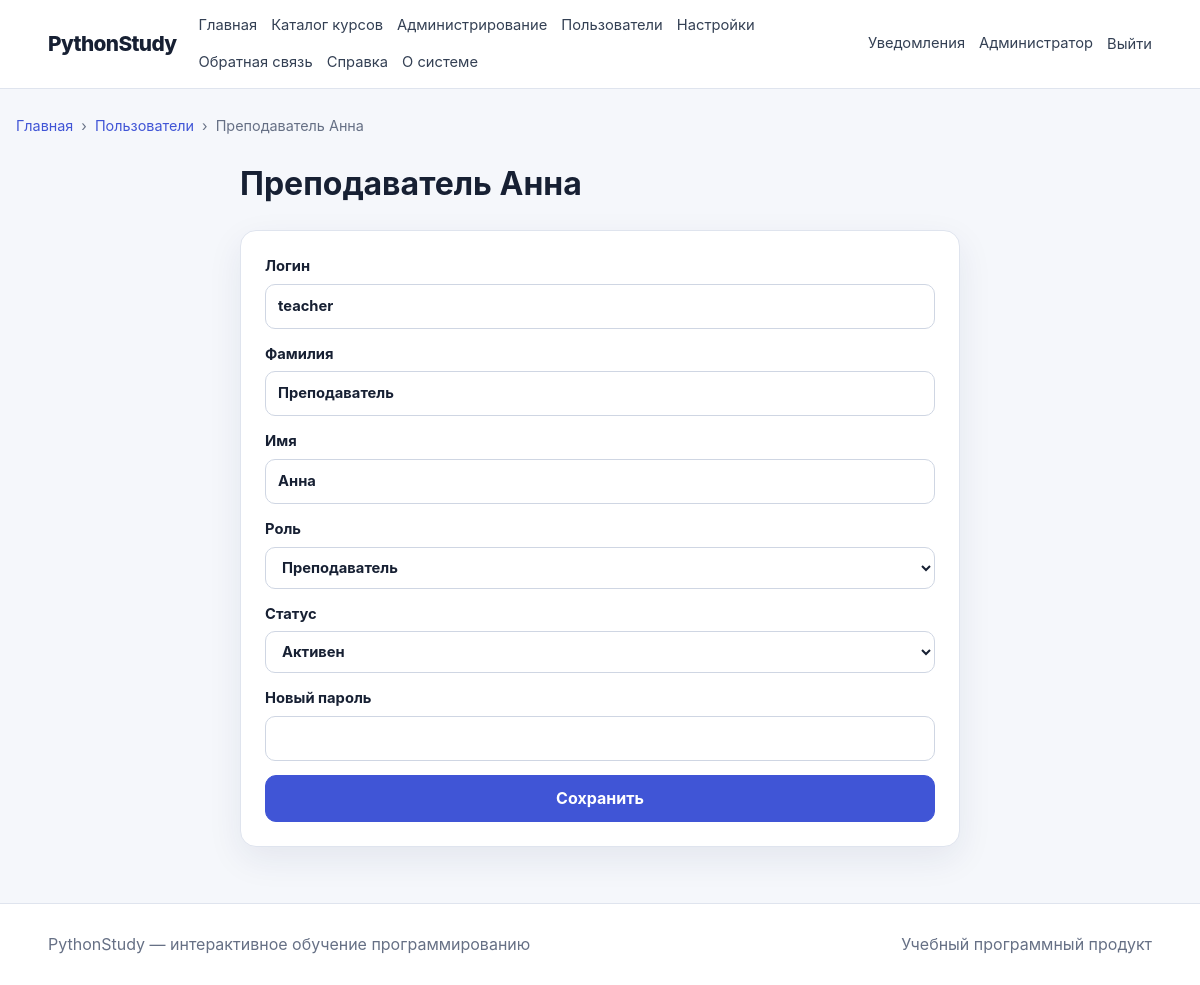
The page /admin/users/2 (signed in) on the database its author committed.
### app/models/user.py (models this page shows, shortened)
class User(UserMixin, TimestampMixin, db.Model):
    __tablename__ = "users"
    id = db.Column(db.BigInteger().with_variant(db.Integer, "sqlite"), primary_key=True)
    role_id = db.Column(db.BigInteger().with_variant(db.Integer, "sqlite"), db.ForeignKey("roles.id"), nullable=False)
    username = db.Column(db.String(80), unique=True, index=True)
    email = db.Column(db.String(255), unique=True, nullable=False, index=True)
    password_hash = db.Column(db.String(255), nullable=False)
    last_name = db.Column(db.String(100), nullable=False)
    first_name = db.Column(db.String(100), nullable=False)
    middle_name = db.Column(db.String(100))
    avatar_path = db.Column(db.String(500))
    status = db.Column(db.String(30), default="active", nullable=False, index=True)
    is_email_verified = db.Column(db.Boolean, default=False, nullable=False)
    last_login_at = db.Column(db.DateTime(timezone=True))
    role = db.relationship("Role", back_populates="users")
    taught_courses = db.relationship("Course", back_populates="teacher", foreign_keys="Course.teacher_id")
    enrollments = db.relationship("CourseEnrollment", back_populates="user", cascade="all, delete-orphan")
    lesson_progress = db.relationship("LessonProgress", back_populates="user", cascade="all, delete-orphan")
    submissions = db.relationship("Submission", back_populates="user", cascade="all, delete-orphan", foreign_keys="Submission.user_id")
    quiz_attempts = db.relationship("QuizAttempt", back_populates="user", cascade="all, delete-orphan")
    notifications = db.relationship("Notification", back_populates="user", cascade="all, delete-orphan")
    @property
    def full_name(self):
        return " ".join(filter(None, [self.last_name, self.first_name, self.middle_name]))
    @property
    def is_active_account(self):
        return self.status == "active"
    @property
    def is_active(self):
        return self.is_active_account
    def has_role(self, *codes):
        return bool(self.role and self.role.code in codes)

class Role(db.Model):
    __tablename__ = "roles"
    id = db.Column(db.BigInteger().with_variant(db.Integer, "sqlite"), primary_key=True)
    code = db.Column(db.String(30), unique=True, nullable=False, index=True)
    name = db.Column(db.String(100), nullable=False)
    description = db.Column(db.Text)
    created_at = db.Column(db.DateTime(timezone=True), default=utcnow, nullable=False)
    users = db.relationship("User", back_populates="role", lazy="dynamic")

### app/admin/routes.py (the view, shortened to what this page needs)
@bp.route("/users/<int:user_id>", methods=["GET", "POST"])
@roles_required("admin")
def user_edit(user_id):
    user = User.query.get_or_404(user_id)
    roles = Role.query.order_by(Role.name).all()
    return render_template("admin/user_form.html", user=user, roles=roles, breadcrumbs=[("Главная", "public.index"), ("Пользователи", "admin.users"), (user.full_name, None)])

### app/context_processors.py (called while the page is built)
def inject_global_context():
    return {
        "current_path": request.path,
        "is_authenticated": current_user.is_authenticated,
    }

### app/templates/admin/user_form.html (shortened to what this page needs)
{% extends 'base.html' %}
{% block content %}
  <div class="narrow">
    <h1>{{ user.full_name }}</h1>
    <form method="post" class="form-card">
      <label>
        Логин
        <input name="username" value="{{ user.username or '' }}">
      </label>
      <label>
        Фамилия
        <input name="last_name" value="{{ user.last_name }}">
      </label>
      <label>
        Имя
        <input name="first_name" value="{{ user.first_name }}">
      </label>
      <label>
        Роль
        <select name="role_code">
          {% for role in roles %}
            <option value="{{ role.code }}" {% if user.role_id == role.id %}selected{% endif %}>{{ role.name }}</option>
          {% endfor %}
        </select>
      </label>
      <label>
        Статус
        <select name="status">
          <option value="active" {% if user.status == 'active' %}selected{% endif %}>Активен</option>
        </select>
      </label>
      <label>
        Новый пароль
        <input type="password" name="password" minlength="8">
      </label>
      <button class="button">Сохранить</button>
    </form>
  </div>
{% endblock %}

### app/templates/base.html (shortened to what this page needs)
<!DOCTYPE html>
<html lang="ru">
  <head>
    <link rel="stylesheet" href="{{ url_for('static', filename='css/main.css') }}">
    <link rel="stylesheet" href="{{ url_for('static', filename='css/responsive.css') }}">
  </head>
  <body>
    <header class="topbar">
      <a class="brand" href="{{ url_for('public.index') }}">PythonStudy</a>
      <nav class="main-nav" aria-label="Основное меню">
        <a href="{{ url_for('public.index') }}">Главная</a>
        <a href="{{ url_for('public.courses') }}">Каталог курсов</a>
        {% if current_user.is_authenticated and current_user.has_role('student') %}
          <a href="{{ url_for('student.dashboard') }}">Личный кабинет</a>
          <a href="{{ url_for('student.my_courses') }}">Мои курсы</a>
          <a href="{{ url_for('student.submissions') }}">Решения</a>
          <a href="{{ url_for('student.quiz_attempts') }}">Тесты</a>
          <a href="{{ url_for('student.progress') }}">Прогресс</a>
          <a href="{{ url_for('student.achievements') }}">Достижения</a>
        {% elif current_user.is_authenticated and current_user.has_role('teacher') %}
          <a href="{{ url_for('teacher.dashboard') }}">Кабинет преподавателя</a>
          <a href="{{ url_for('teacher.courses') }}">Мои курсы</a>
        {% elif current_user.is_authenticated and current_user.has_role('admin') %}
          <a href="{{ url_for('admin.dashboard') }}">Администрирование</a>
          <a href="{{ url_for('admin.users') }}">Пользователи</a>
          <a href="{{ url_for('admin.settings') }}">Настройки</a>
        {% endif %}
        <a href="{{ url_for('public.feedback') }}">Обратная связь</a>
        <a href="{{ url_for('public.help_page') }}">Справка</a>
        <a href="{{ url_for('public.about') }}">О системе</a>
      </nav>
      <div class="auth-zone">
        {% if current_user.is_authenticated %}
          <a href="{{ url_for('student.notifications') }}">Уведомления</a>
          <a href="{{ url_for('student.profile') }}">{{ current_user.first_name }}</a>
          <form method="post" action="{{ url_for('auth.logout') }}" class="inline-form">
            <button class="link-button" type="submit">Выйти</button>
          </form>
        {% else %}
          <a href="{{ url_for('auth.login') }}">Войти</a>
          <a class="button small" href="{{ url_for('auth.register') }}">Регистрация</a>
        {% endif %}
      </div>
    </header>
    <main class="page-shell">
      {% include 'partials/breadcrumbs.html' %}
      {% block content %}{% endblock %}
    </main>
    <footer class="footer">
      <div>PythonStudy — интерактивное обучение программированию</div>
      <div>Учебный программный продукт</div>
    </footer>
  </body>
</html>

### app/static/css/main.css (style rules this page uses)
:root { --bg: #f5f7fb; --surface: #ffffff; --surface-soft: #eef2ff; --text: #172033; --muted: #667085; --line: #dfe4ee; --primary: #4055d6; --primary-dark: #2f43b9; --success: #18794e; --danger: #b42318; --warning: #a15c00; --radius: 16px; --shadow: 0 12px 35px rgba(27, 39, 94, 0.08); }
* { box-sizing: border-box; }
html { scroll-behavior: smooth; }
body { margin: 0; font-family: Inter, -apple-system, BlinkMacSystemFont, "Segoe UI", sans-serif; color: var(--text); background: var(--bg); line-height: 1.55; }
a { color: var(--primary); text-decoration: none; }
button, input, textarea, select { font: inherit; }
button { cursor: pointer; }
.topbar { position: sticky; top: 0; z-index: 20; display: grid; grid-template-columns: auto 1fr auto; align-items: center; gap: 22px; padding: 14px 4vw; background: rgba(255,255,255,.96); border-bottom: 1px solid var(--line); backdrop-filter: blur(14px); }
.brand { font-size: 1.3rem; font-weight: 850; color: var(--text); letter-spacing: -.03em; }
.main-nav, .auth-zone { display: flex; align-items: center; gap: 14px; flex-wrap: wrap; }
.main-nav a, .auth-zone a, .link-button { color: #344054; font-size: .92rem; }
.auth-zone { justify-content: flex-end; }
.inline-form { display: inline; margin: 0; }
.link-button { border: 0; background: transparent; padding: 0; }
.page-shell { width: min(1180px, calc(100% - 32px)); margin: 0 auto; min-height: calc(100vh - 160px); padding: 26px 0 56px; }
.footer { display: flex; justify-content: space-between; gap: 16px; padding: 28px 4vw; color: var(--muted); background: #fff; border-top: 1px solid var(--line); }
.button { display: inline-flex; align-items: center; justify-content: center; gap: 8px; border: 1px solid var(--primary); border-radius: 11px; padding: 10px 16px; background: var(--primary); color: #fff; font-weight: 700; text-decoration: none; transition: .15s ease; }
.narrow { width: min(720px, 100%); margin: 0 auto; }
form { display: grid; gap: 14px; }
label { display: grid; gap: 6px; font-weight: 700; font-size: .92rem; }
input, textarea, select { width: 100%; padding: 10px 12px; border: 1px solid #cfd6e3; border-radius: 10px; background: #fff; color: var(--text); outline: none; }
.form-card { padding: 24px; border: 1px solid var(--line); border-radius: var(--radius); background: #fff; box-shadow: var(--shadow); }

### rows shown on the page
User: first_name "Администратор"
User: full_name "Преподаватель Анна", username "teacher", last_name "Преподаватель", first_name "Анна", role_code "Преподаватель", status "Активен"

### other values the page prints
{{ item[0] }} "Главная" "Пользователи"
{{ item[0] }} "Преподаватель Анна"
